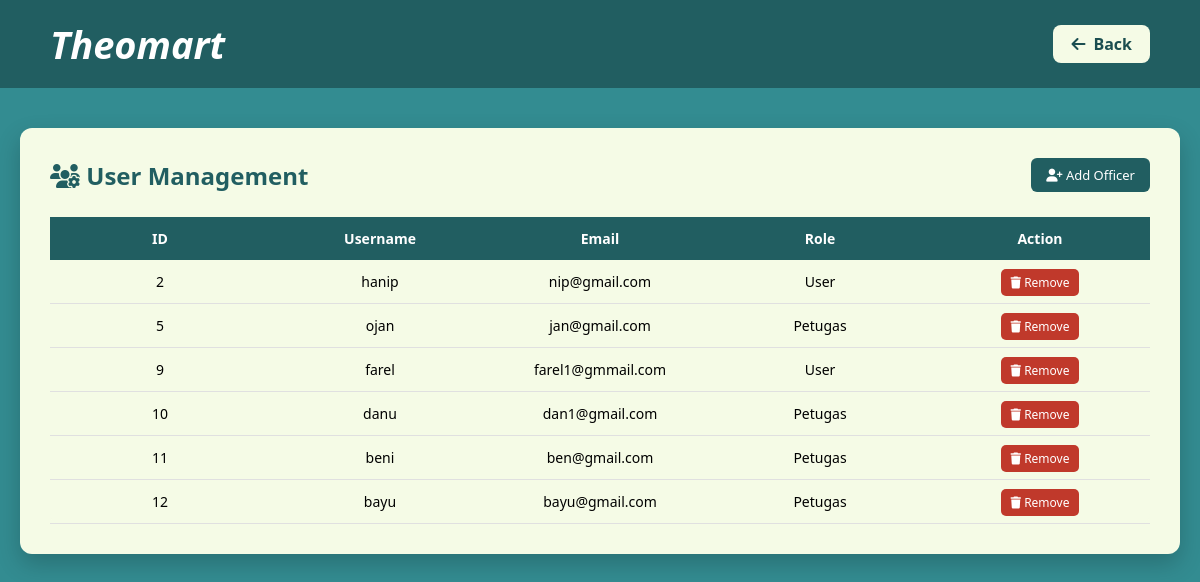
/admin/user_management.php (signed in), run on the app's committed database.
### tables this page shows
CREATE TABLE `users` (
  `id` int(11) NOT NULL,
  `username` varchar(50) DEFAULT NULL,
  `email` varchar(100) DEFAULT NULL,
  `password` varchar(255) DEFAULT NULL,
  `role` enum('admin','petugas','user') DEFAULT NULL,
  `created_at` timestamp NULL DEFAULT NULL,
  `updated_at` timestamp NULL DEFAULT NULL,
  `phone` varchar(20) DEFAULT NULL,
  `address` text DEFAULT NULL
);

### admin/user_management.php (the view, shortened to what this page needs)
<?php
    include "../config/database.php";
    $data = mysqli_query($conn, "SELECT * FROM users
                                WHERE role='user' OR role='petugas'");
?>
<!DOCTYPE html>
<html>
    <head>
    <link rel="stylesheet" href="https://cdnjs.cloudflare.com/ajax/libs/font-awesome/6.5.0/css/all.min.css">
    </head>
    <body>
        <div class="header">
                    <div class="logo">Theomart</div>
                    <a href="dashboard.php" class="back-btn">
                        <i class="fa-solid fa-arrow-left"></i> Back
                    </a>
                </div>
        <div class="container">
            <div class="title-row">
                <h2><i class="fa-solid fa-users-gear"></i> User Management</h2>
                <div class="btn-add" onclick="openModal()">
                    <i class="fa-solid fa-user-plus"></i> Add Officer
                </div>
            </div>
            <table>
                <thead>
                    <tr>
                        <th>ID</th>
                        <th>Username</th>
                        <th>Email</th>
                        <th>Role</th>
                        <th>Action</th>
                    </tr>
                </thead>
                <tbody>
                    <?php while($row = mysqli_fetch_assoc($data)) { ?>
                    <tr>
                        <td><?= $row['id']; ?></td>
                        <td><?= $row['username']; ?></td>
                        <td><?= $row['email']; ?></td>
                        <td><?= ucfirst($row['role']); ?></td>
                        <td>
                            <a class="btn-delete"
                            href="?delete=<?= $row['id']; ?>"
                            onclick="return confirm('Yakin hapus user ini?')">
                            <i class="fa-solid fa-trash"></i> Remove
                            </a>
                        </td>
                    </tr>
                    <?php } ?>
                </tbody>
            </table>
        </div>
    </body>
</html>

### admin/user_management.php (style rules this page uses)
body { margin:0; font-family:'Segoe UI',sans-serif; background: #338C91; }
.header { background: #215E61; padding:18px 50px; display:flex; justify-content:space-between; align-items:center; color:white; }
.logo { font-size:38px; font-weight:bold; font-style:italic; }
.back-btn { background:#F5FBE6; color:#1b4e50; padding:8px 18px; border-radius:8px; text-decoration:none; display:flex; align-items:center; gap:8px; font-weight:600; }
.container { max-width:1100px; margin:40px auto; background:#F5FBE6; padding:30px; border-radius:12px; box-shadow:0 10px 25px rgba(0,0,0,0.2); }
.title-row { display:flex; justify-content:space-between; align-items:center; margin-bottom:25px; }
.title-row h2 { margin:0; color:#215E61; }
.btn-add { background: #215E61; color:white; padding:8px 15px; border-radius:6px; cursor:pointer; font-size:13px; }
table { width:100%; border-collapse:collapse; table-layout:fixed; background-color: #F5FBE6; border-radius:10px; }
th, td { padding:12px 15px; text-align:center; font-size:14px; }
th { background: #215E61; color:white; font-weight:600; }
td { border-bottom:1px solid #e0e0e0; }
.btn-delete { background:#c0392b; color:white; padding:5px 10px; border-radius:5px; text-decoration:none; font-size:12px; }

### data on the page
users: id "2", username "hanip", email "nip@gmail.com", role "User"
users: id "5", username "ojan", email "jan@gmail.com", role "Petugas"
users: id "9", username "farel", email "farel1@gmmail.com", role "User"
users: id "10", username "danu", email "dan1@gmail.com", role "Petugas"
users: id "11", username "beni", email "ben@gmail.com", role "Petugas"
users: id "12", username "bayu", email "bayu@gmail.com", role "Petugas"
